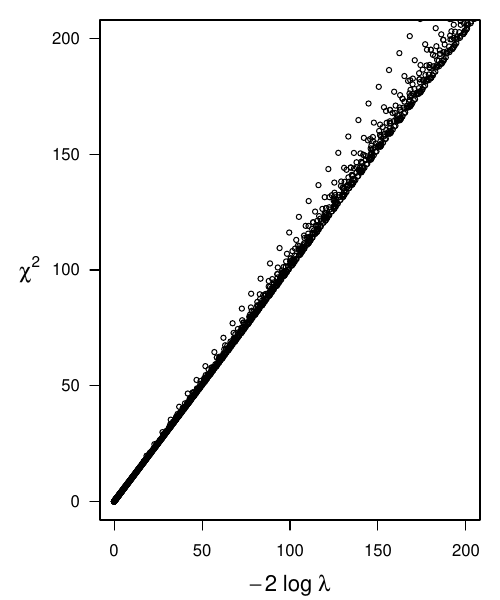

Reproduce this figure in R.
source("llr.r")

p = 0.01
n1 = 1000
n2 = 1000
n0 = 400
k0 = 10
step = 20
k1 = seq(from=k0, to=n0, by=step)
z = data.frame(
    k1 = k1,
    k2 = floor(n1 * rep(seq(40,800,by=5)/1000, each=length(k1))),
    llr = 0,
    chi2 = 0
)
n = dim(z)[1]

x2 = function(data) {
    total = sum(data)
    m = dim(data)[1]
    n = dim(data)[2]
    p.row = rowSums(data) / total
    p.col = colSums(data) / total
    expected = matrix(p.row, nrow=m, ncol=n, byrow=F) * matrix(p.col, nrow=m, ncol=n, byrow=T)
    expected = total * expected
    sum((data-expected)^2/expected)
}

for (i in 1:n) {
    table = matrix(c(z$k1[i], n1 - z$k1[i], z$k2[i], n2 - z$k2[i]), nrow=2)
    z$llr[i] = llr(table)
    z$chi2[i] = x2(table)
}

pdf('fig2.pdf', width=5, height=6)
par(mar=c(4,5,1,1))
plot(llr ~ chi2, z, cex=0.7, xlim=c(0,200), ylim=c(0,200),ylab=NA, xlab=NA, yaxt='n')
mtext(expression(-2 ~ log ~ lambda), side=1, line=3, las=1, cex=1.3)
mtext(expression(chi^2), side=2, line=3, las=2, cex=1.3)
axis(2, at=seq(0,200,by=50), las=2)
dev.off()
